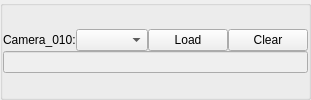
                          <widget class="QGroupBox" name="camera_index_groupBox_10">
                           <property name="title">
                            <string/>
                           </property>
                           <layout class="QGridLayout" name="gridLayout_13">
                            <property name="leftMargin">
                             <number>0</number>
                            </property>
                            <property name="topMargin">
                             <number>0</number>
                            </property>
                            <property name="rightMargin">
                             <number>0</number>
                            </property>
                            <property name="bottomMargin">
                             <number>0</number>
                            </property>
                            <property name="spacing">
                             <number>0</number>
                            </property>
                            <item row="0" column="0">
                             <layout class="QVBoxLayout" name="verticalLayout_15">
                              <item>
                               <layout class="QHBoxLayout" name="horizontalLayout_23" stretch="0,1,0,0">
                                <item>
                                 <widget class="QLabel" name="camera_index_label_10">
                                  <property name="text">
                                   <string>Camera_010:</string>
                                  </property>
                                 </widget>
                                </item>
                                <item>
                                 <widget class="QComboBox" name="camera_index_comboBox_10"/>
                                </item>
                                <item>
                                 <widget class="QPushButton" name="camera_index_pushButton_10">
                                  <property name="text">
                                   <string>Load</string>
                                  </property>
                                 </widget>
                                </item>
                                <item>
                                 <widget class="QPushButton" name="camera_index_clear_pushButton_10">
                                  <property name="text">
                                   <string>Clear</string>
                                  </property>
                                 </widget>
                                </item>
                               </layout>
                              </item>
                              <item>
                               <layout class="QHBoxLayout" name="horizontalLayout_24">
                                <item>
                                 <widget class="QLineEdit" name="camera_index_lineEdit_10">
                                  <property name="enabled">
                                   <bool>false</bool>
                                  </property>
                                 </widget>
                                </item>
                               </layout>
                              </item>
                             </layout>
                            </item>
                           </layout>
                          </widget>
